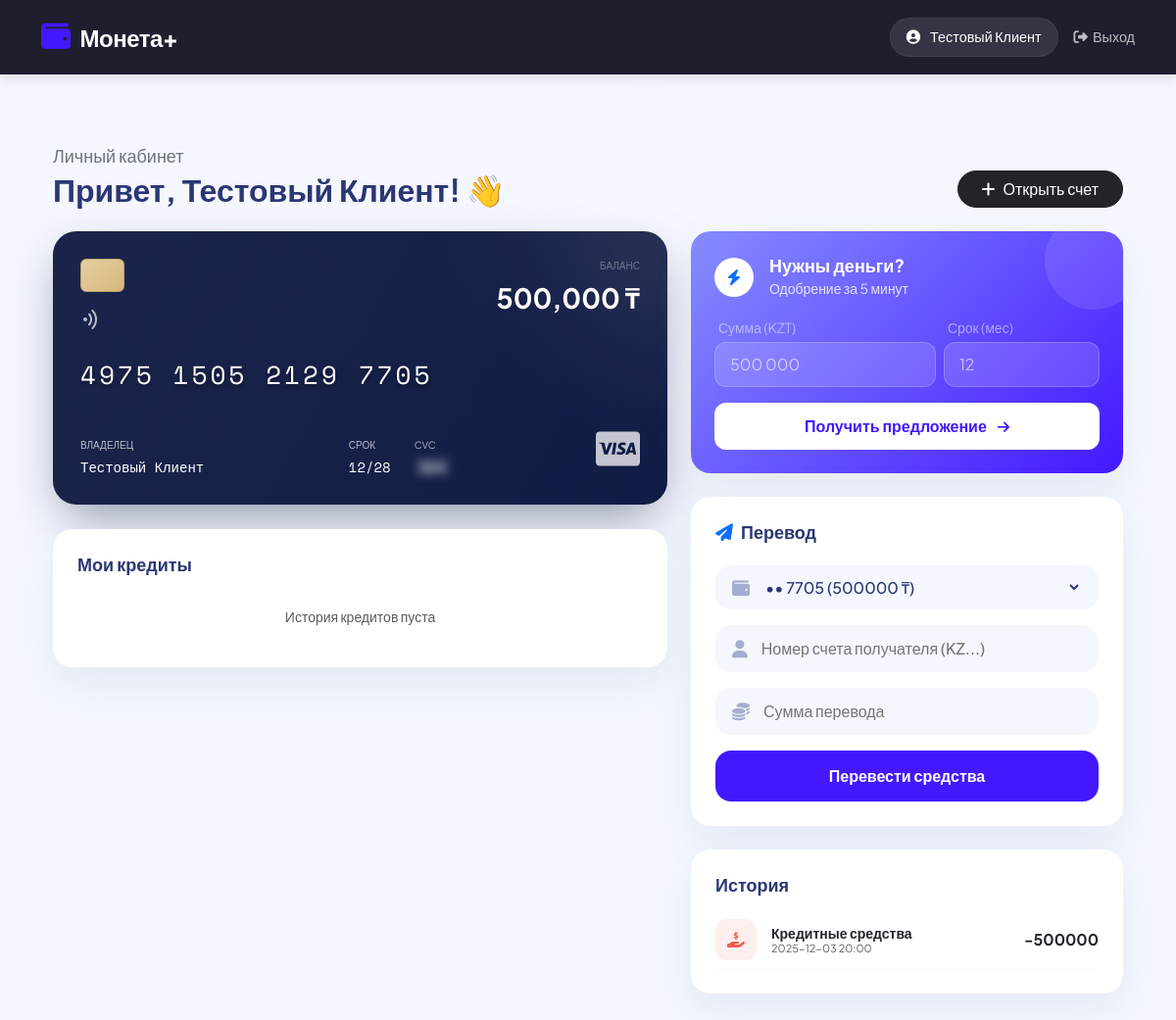
Page /dashboard (signed in) on the committed database.
### tables this page shows
CREATE TABLE users (
                username TEXT PRIMARY KEY, password TEXT NOT NULL, role TEXT NOT NULL,
                name TEXT, email TEXT, created_at TEXT, is_blocked INTEGER DEFAULT 0);

CREATE TABLE accounts (
                account_number TEXT PRIMARY KEY, 
                username TEXT, 
                type TEXT,
                balance REAL DEFAULT 0.0, 
                card_number TEXT, 
                cvv TEXT, 
                expiry_date TEXT,
                FOREIGN KEY(username) REFERENCES users(username));

CREATE TABLE transactions (
                id INTEGER PRIMARY KEY AUTOINCREMENT, account_number TEXT, type TEXT,
                amount REAL, description TEXT, timestamp TEXT,
                FOREIGN KEY(account_number) REFERENCES accounts(account_number));

### app.py (the view)
@app.route('/dashboard')
def client_dash():
    check = login_required('client')
    if check: return check
    accounts = db.get_client_accounts(session['user'])
    history = db.get_history(session['user'])
    return render_template('client.html', accounts=accounts, history=history, user=session['name'])

### templates/client.html (shortened to what this page needs)
{% extends 'base.html' %}
{% block content %}
<link href="https://cdnjs.cloudflare.com/ajax/libs/font-awesome/6.4.0/css/all.min.css" rel="stylesheet">
<div class="container py-5 dashboard-container">
    <div class="d-flex justify-content-between align-items-end mb-4 animate-in">
        <div>
            <h5 class="text-secondary mb-1 fw-normal">Личный кабинет</h5>
            <h2 class="m-0 fw-bold">Привет, {{ user }}! 👋</h2>
        </div>
        <a href="/create_account" class="btn btn-dark rounded-pill px-4">
            <i class="fas fa-plus me-2"></i>Открыть счет
        </a>
    </div>
    <div class="row g-4">
        <div class="col-lg-7">
            {% for acc in accounts %}
            <div class="bank-card-wrap">
                <div class="premium-card">
                    <div class="d-flex justify-content-between align-items-start">
                        <div>
                            <div class="card-chip mb-3"></div>
                            <i class="fas fa-wifi" style="transform: rotate(90deg); opacity: 0.7;"></i>
                        </div>
                        <div class="text-end">
                            <div class="meta-label text-white-50">Баланс</div>
                            <div class="fw-bold fs-3">{{ "{:,.0f}".format(acc.balance) }} ₸</div>
                        </div>
                    </div>
                    <div class="card-number">
                        {{ acc.card_number[:4] }} {{ acc.card_number[4:8] }} {{ acc.card_number[8:12] }} {{ acc.card_number[12:] }}
                    </div>
                    <div class="d-flex justify-content-between align-items-end">
                        <div>
                            <div class="meta-label">Владелец</div>
                            <div class="meta-value">{{ acc.owner_name }}</div>
                        </div>
                        <div class="d-flex gap-4">
                            <div><div class="meta-label">Срок</div><div class="meta-value">{{ acc.expiry_date }}</div></div>
                            <div><div class="meta-label">CVC</div><div class="meta-value cvv-blur">{{ acc.cvv }}</div></div>
                        </div>
                        <div class="fs-1 opacity-75">
                            {% if acc.card_number.startswith('4') %}<i class="fab fa-cc-visa"></i>{% else %}<i class="fab fa-cc-mastercard"></i>{% endif %}
                        </div>
                    </div>
                </div>
            </div>
            {% else %}
            <div class="glass-panel text-center py-5 mb-4">
                <i class="far fa-credit-card fa-3x text-secondary mb-3"></i>
                <p>У вас нет активных счетов.</p>
            </div>
            {% endfor %}
            <div class="glass-panel mt-4">
                <div class="d-flex justify-content-between align-items-center mb-3">
                    <h5 class="m-0">Мои кредиты</h5>
                </div>
                {% if loans %}
                    <div class="loans-list">
                        {% for loan in loans %}
                        <div class="loan-item">
                            <div class="d-flex align-items-center">
                                <div class="trans-icon-box bg-light text-primary">
                                    <i class="fas fa-file-contract"></i>
                                </div>
                                <div>
                                    <div class="fw-bold text-dark">Кредит наличными</div>
                                    <div class="small text-muted">Срок: {{ loan.term_months }} мес. • от {{ loan.created_at }}</div>
                                </div>
                            </div>
                            <div class="text-end">
                                <div class="fw-bold mb-1">{{ "{:,.0f}".format(loan.amount) }} ₸</div>
                                {% if loan.status == 'approved' %}
                                    <span class="status-badge status-approved">Одобрено</span>
                                {% elif loan.status == 'rejected' %}
                                    <span class="status-badge status-rejected">Отказано</span>
                                {% else %}
                                    <span class="status-badge status-pending">На проверке</span>
                                {% endif %}
                            </div>
                        </div>
                        {% endfor %}
                    </div>
                {% else %}
                    <div class="text-center py-3 text-muted small">
                        История кредитов пуста
                    </div>
                {% endif %}
            </div>
        </div>
        <div class="col-lg-5">
            <div class="glass-panel credit-offer-card mb-4 position-relative">
                <div style="position: absolute; top: -20px; right: -20px; width: 100px; height: 100px; background: rgba(255,255,255,0.1); border-radius: 50%;"></div>
                <div class="d-flex align-items-center mb-3 position-relative">
                    <div class="bg-white text-primary rounded-circle d-flex align-items-center justify-content-center me-3" style="width: 40px; height: 40px;">
                        <i class="fas fa-bolt"></i>
                    </div>
                    <div>
                        <h5 class="m-0 text-white">Нужны деньги?</h5>
                        <small style="opacity: 0.8;">Одобрение за 5 минут</small>
                    </div>
                </div>
                <form action="/loan_request" method="POST" class="position-relative">
                    <div class="row g-2 mb-3">
                        <div class="col-7">
                            <label class="small text-white-50 ms-1 mb-1">Сумма (KZT)</label>
                            <input type="number" name="amount" class="credit-input" placeholder="500 000" required>
                        </div>
                        <div class="col-5">
                            <label class="small text-white-50 ms-1 mb-1">Срок (мес)</label>
                            <input type="number" name="term" class="credit-input" placeholder="12" required>
                        </div>
                    </div>
                    <button class="btn-white">
                        Получить предложение <i class="fas fa-arrow-right ms-2 small"></i>
                    </button>
                </form>
            </div>
            <div class="glass-panel mb-4">
                <h5 class="mb-4"><i class="fas fa-paper-plane text-primary me-2"></i>Перевод</h5>
                <form action="/transaction" method="POST">
                    <div class="mb-3">
                        <div class="input-group-custom">
                            <i class="fas fa-wallet input-icon"></i>
                            <select name="account_number" class="input-custom" style="cursor: pointer;">
                                {% for acc in accounts %}
                                <option value="{{ acc.account_number }}">•• {{ acc.card_number[-4:] }} ({{ acc.balance|int }} ₸)</option>
                                {% endfor %}
                            </select>
                        </div>
                    </div>
                    <div class="mb-3">
                        <div class="input-group-custom">
                            <i class="fas fa-user input-icon"></i>
                            <input type="text" name="to_account" class="input-custom" placeholder="Номер счета получателя (KZ...)" required>
                        </div>
                    </div>
                    <div class="mb-3">
                        <div class="input-group-custom">
                            <i class="fas fa-coins input-icon"></i>
                            <input type="number" name="amount" class="input-custom" placeholder="Сумма перевода" required>
                        </div>
                    </div>
                    <button class="btn-primary-soft">Перевести средства</button>
                </form>
            </div>
            <div class="glass-panel">
                <h5 class="mb-3">История</h5>
                <div class="transactions-list">
                    {% for t in history %}
                    <div class="d-flex align-items-center justify-content-between py-2 border-bottom border-light">
                        <div class="d-flex align-items-center">
                            <div class="trans-icon-box {% if 'DEPOSIT' in t.type or 'IN' in t.type %}icon-in{% else %}icon-out{% endif %}">
                                {% if 'DEPOSIT' in t.type %}<i class="fas fa-arrow-down"></i>
                                {% elif 'LOAN' in t.type %}<i class="fas fa-hand-holding-usd"></i>
                                {% else %}<i class="fas fa-arrow-up"></i>{% endif %}
                            </div>
                            <div style="line-height: 1.2;">
                                <div class="fw-bold small text-dark">{{ t.description }}</div>
                                <div class="small text-muted" style="font-size: 11px;">{{ t.timestamp }}</div>
                            </div>
                        </div>
                        <div class="fw-bold {% if 'DEPOSIT' in t.type or 'IN' in t.type %}text-success{% else %}text-dark{% endif %}">
                            {{ '+' if 'DEPOSIT' in t.type or 'IN' in t.type else '-' }}{{ t.amount|int }}
                        </div>
                    </div>
                    {% else %}
                    <p class="text-muted small text-center py-3">Нет операций</p>
                    {% endfor %}
                </div>
            </div>
        </div>
    </div>
</div>
{% endblock %}

### templates/base.html (shortened to what this page needs)
<!DOCTYPE html>
<html lang="ru">
<head>
    <link href="https://cdn.jsdelivr.net/npm/bootstrap@5.3.0/dist/css/bootstrap.min.css" rel="stylesheet">
    <link href="https://cdnjs.cloudflare.com/ajax/libs/font-awesome/6.4.0/css/all.min.css" rel="stylesheet">
</head>
<body>
    <nav class="navbar navbar-expand-lg navbar-dark navbar-custom sticky-top">
        <div class="container">
            <a class="navbar-brand brand-logo" href="/">
                <i class="fas fa-wallet fa-lg"></i>
                Монета+
            </a>
            {% if session.get('user') %}
            <div class="d-flex align-items-center gap-3">
                <div class="user-pill d-none d-sm-flex">
                    <i class="fas fa-user-circle"></i>
                    <span>{{ session['name'] }}</span>
                </div>
                <a href="/logout" class="btn-logout" title="Выйти">
                    <i class="fas fa-sign-out-alt"></i>
                    <span class="d-none d-md-inline">Выход</span>
                </a>
            </div>
            {% endif %}
        </div>
    </nav>
    <div class="main-wrapper">
        <div class="container mt-4">
            {% block content %}{% endblock %}
        </div>
    </div>
</body>
</html>

### rows in the picture
users: name "Тестовый Клиент"
accounts: balance "500,000", card_number "4975", card_number "1505", card_number "2129", card_number "7705", owner_name "Тестовый Клиент", expiry_date "12/28", cvv "524"
transactions: description "Кредитные средства", timestamp "2025-12-03 20:00", type "-", amount "500000"
